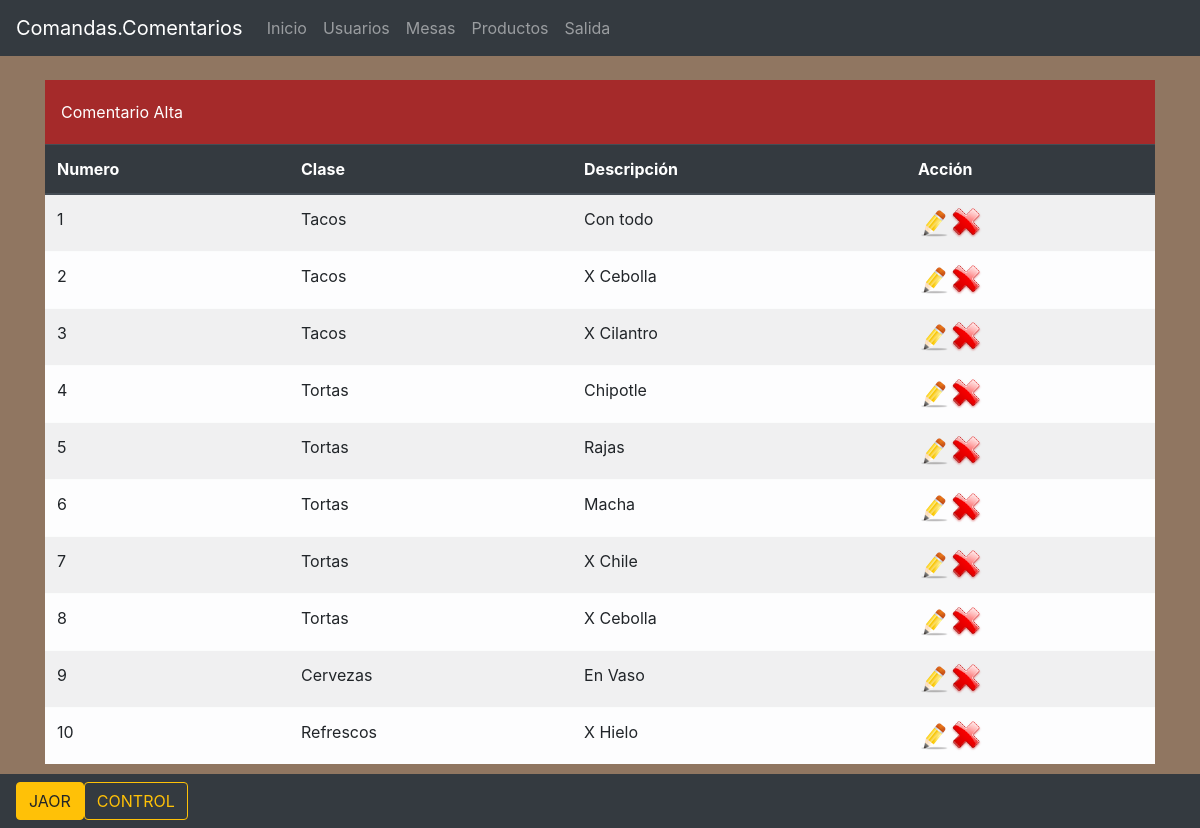
The page /comentarios.php (signed in) on the database its author committed.
### tables this page shows
CREATE TABLE IF NOT EXISTS `comentarios` (
  `numero` tinyint(4) NOT NULL DEFAULT 0,
  `clase` varchar(10) DEFAULT NULL,
  `descripcion` varchar(10) DEFAULT NULL,
  PRIMARY KEY (`numero`),
  KEY `FK__clases` (`clase`),
  CONSTRAINT `FK__clases` FOREIGN KEY (`clase`) REFERENCES `clases` (`nombre`)
);

### php/func_bd.php (called while the page is built, shortened)
<?php
function fnGetDatos($conexion, $tabla)
{
	$query =  " SELECT *";
    $query .= " FROM   $tabla";
	$registros = $conexion->query($query);
	return $registros;
}
?>

### comentarios.php (the view, shortened to what this page needs)
<?php
  include ("php/func_bd.php");
  if (isset($_SESSION['codigo']) &&
      isset($_SESSION['usuario']) &&
      isset($_SESSION['tipo']))
  {
     $usuario = $_SESSION['usuario'];
     $tipo    = $_SESSION['tipo'];
  }
  else
  {
     $titulo      = "Error Acceso";
     $descripcion = "Intento de Violación de Acceso";
     $enlace      = "index.php";
     header("Location: error.php?titulo=$titulo&descripcion=$descripcion&enlace=$enlace");
  }
?>
<!DOCTYPE html>
<html lang="en">
<head>
  <link rel="stylesheet" type="text/css" href="css/comandas.css" media="screen" />
</head>
<body>
  <nav class="navbar navbar-expand-md bg-dark navbar-dark">
    <a class="navbar-brand" href="#">Comandas.Comentarios</a>
    <div class="collapse navbar-collapse" id="collapsibleNavbar">
      <ul class="navbar-nav">
        <li class="nav-item">
          <a class="nav-link" href="index.php">
            Inicio
          </a>
        </li>
        <li class="nav-item">
          <a class="nav-link" href="usuarios.php">
            Usuarios
          </a>
        </li>
        <li class="nav-item">
          <a class="nav-link" href="mesas.php">
            Mesas
          </a>
        </li>
        <li class="nav-item">
          <a class="nav-link" href="productos.php">
            Productos
          </a>
        </li>
        <li class="nav-item">
          <a class="nav-link" href="php/salida.php">Salida</a>
        </li>
      </ul>
    </div>
  </nav>
  <br>
  <div class="container">
    <table class="table table-striped table-light">
      <caption style="background-color: brown; caption-side: top">
        <a class="nav-link" href="comentariosABC.php?operacion=Alta">
          Comentario Alta
        </a>
      </caption>
      <thead class="thead-dark">
        <tr>
          <th>Numero</th>
          <th>Clase</th>
          <th>Descripción</th>
          <th>Acción</th>
        </tr>
      </thead>
      <tbody>
        <?php
        $comentarios = fnGetDatos($conexion,"comentarios");
        while ($fila = $comentarios->fetch_assoc())
        {
          $enlaceCambio  = "comentariosABC.php?operacion=Cambios";
          $enlaceCambio .= "&numero=".$fila['numero'];
          $enlaceCambio .= "&clase=".$fila['clase'];
          $enlaceCambio .= "&descripcion=".$fila['descripcion'];
          $enlaceCambio = str_replace(" ", "%20", $enlaceCambio);
          $enlaceBaja  = "comentariosABC.php?operacion=Baja";
          $enlaceBaja .= "&numero=".$fila['numero'];
          $enlaceBaja .= "&clase=".$fila['clase'];
          $enlaceBaja .= "&descripcion=".$fila['descripcion'];
          $enlaceBaja = str_replace(" ", "%20", $enlaceBaja);
          echo "<tr>";
          echo "<td>".$fila['numero']."</td>";
          echo "<td>".$fila['clase']."</td>";
          echo "<td>".$fila['descripcion']."</td>";
          echo "<td>";
          echo "<a href=$enlaceCambio><img src='img/edit.png'></a>";
          echo "<a href=$enlaceBaja><img src='img/del.png'></a>";
          echo "</td>";
          echo '</tr>';
        }
        ?>
      </tbody>
    </table>
  </div>
  <br><br>
  <nav class="navbar navbar-expand-sm bg-dark navbar-dark fixed-bottom">
      <button type="button" class="btn btn-warning">
          <?php
            echo strtoupper($usuario);
          ?>
      </button>
      <button type="button" class="btn btn-outline-warning">
          <?php
            echo strtoupper($tipo);
          ?>
      </button>
  </nav>
</body>
</html>

### css/comandas.css (style rules this page uses)
body { background: url(../img/logo.jpg) center fixed no-repeat; background-color: rgb(144,118,97); }
a { color: white; }

### rows shown on the page
comentarios: numero "1", clase "Tacos", descripcion "Con todo"
comentarios: numero "2", clase "Tacos", descripcion "X Cebolla"
comentarios: numero "3", clase "Tacos", descripcion "X Cilantro"
comentarios: numero "4", clase "Tortas", descripcion "Chipotle"
comentarios: numero "5", clase "Tortas", descripcion "Rajas"
comentarios: numero "6", clase "Tortas", descripcion "Macha"
comentarios: numero "7", clase "Tortas", descripcion "X Chile"
comentarios: numero "8", clase "Tortas", descripcion "X Cebolla"
comentarios: numero "9", clase "Cervezas", descripcion "En Vaso"
comentarios: numero "10", clase "Refrescos", descripcion "X Hielo"

### other values the page prints
$usuario "JAOR"
$tipo "CONTROL"
